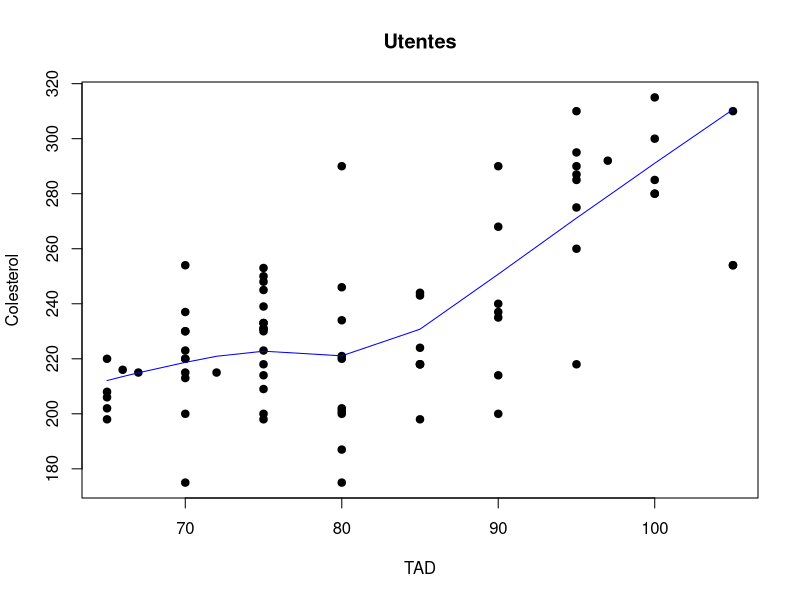

Source code (R):
# Pergunta 4

library(readxl)
Utentes <- read_excel("Utentes.xlsx")

plot(Utentes$TAD, Utentes$Colesterol, main="Utentes",
     xlab="TAD", ylab="Colesterol", pch=19)
lines(lowess(Utentes$TAD, Utentes$Colesterol), col = "blue")